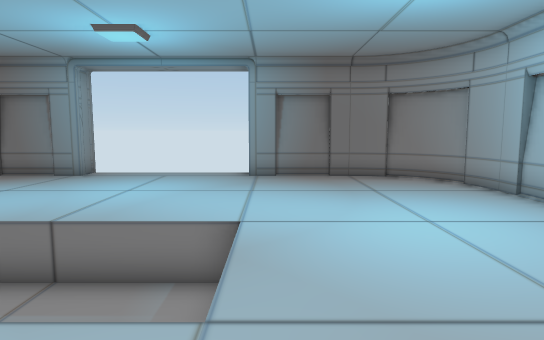
view 1 (above)

17 first-person views from a walk through a scene from a Unity 3-D project. The camera is 1.4 m above the floor, tilts 6° down and sees 75° across. Doors are open. The floor is counted in squares, 1 m on a side. Each view is taken from the middle of a square. On the plan, view 1 faces up. The plan holds only what a view shows up to about 15 squares ahead; the rest is blank. The player is left out. Some animated figures are left out.

view 2
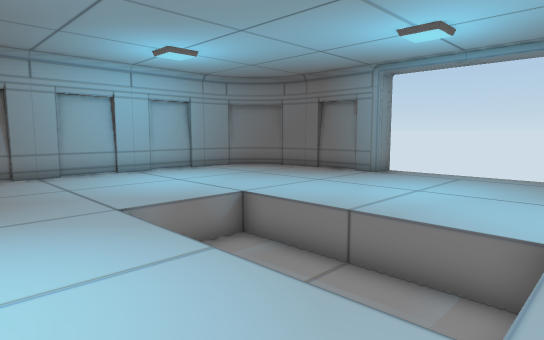

view 3
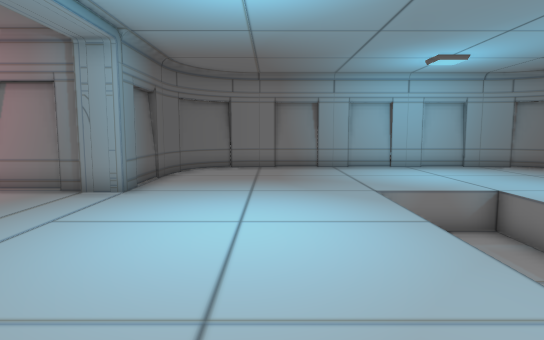

view 4
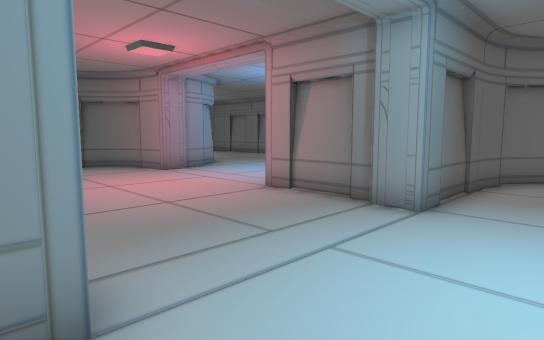

view 5
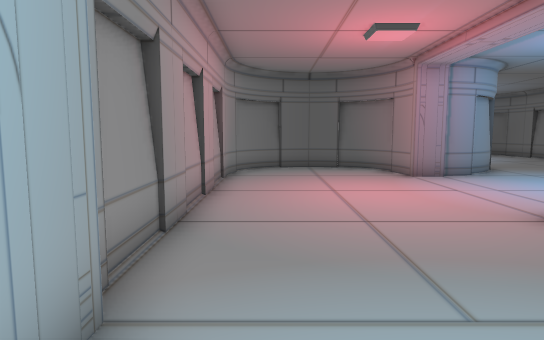

view 6
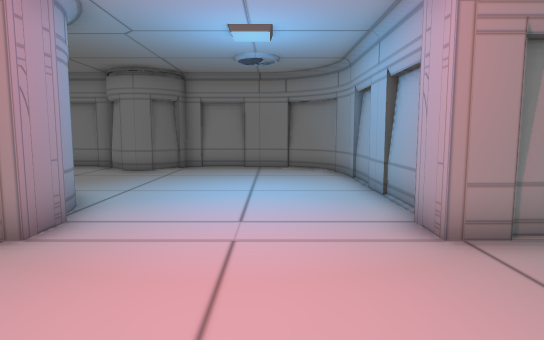

view 7
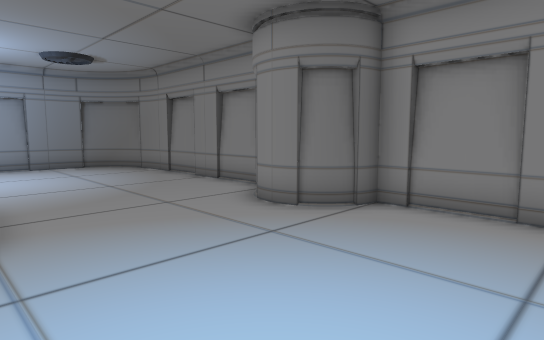

view 8
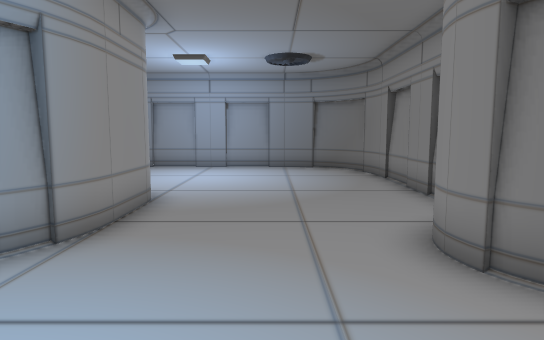

view 9
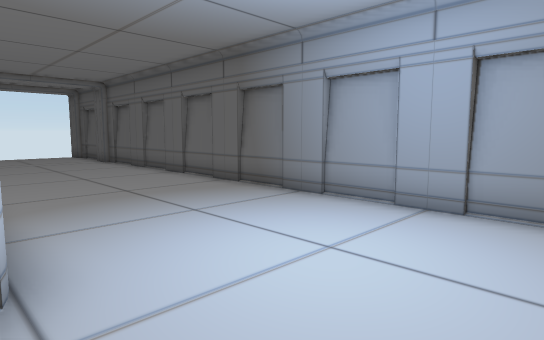

view 10
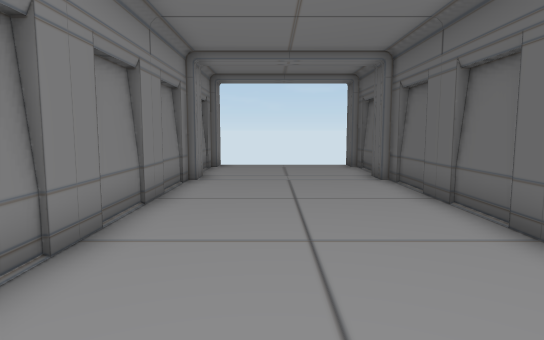

view 11
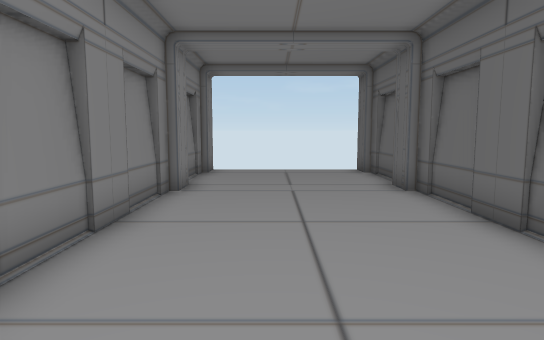

view 12
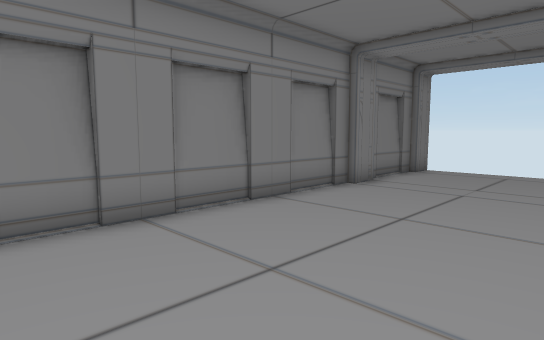

view 13
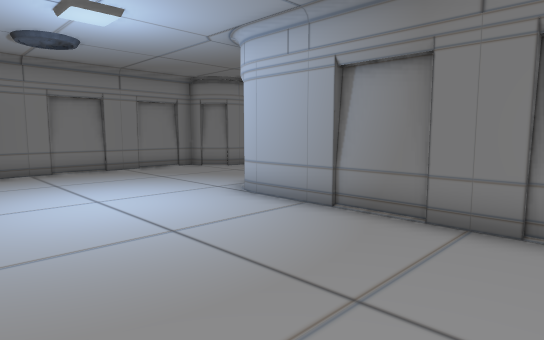

view 14
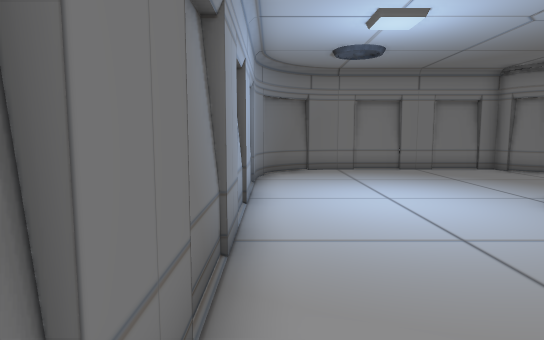

view 15
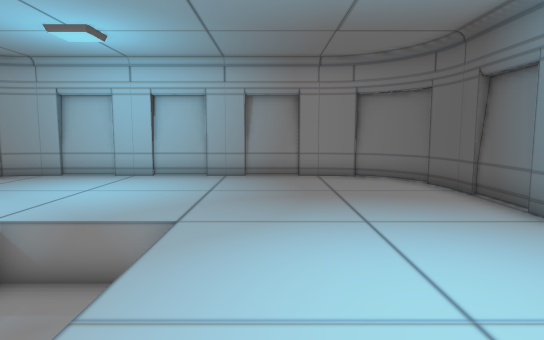

view 16
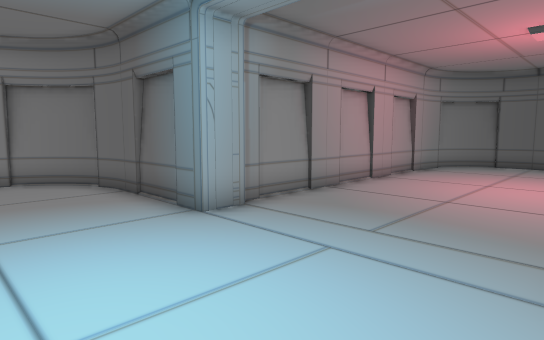

view 17
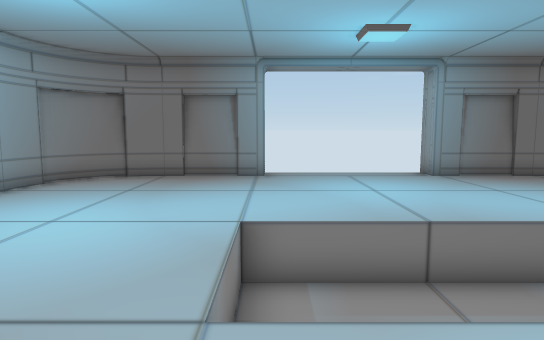

### Floor plan
Key: @ floor where view 1 was taken; # wall or solid block; . floor; D open door; v drop or lower ground.
Columns run from 17 left of view 1 to 10 right of it. Each row starts with its distance up from view 1.
 13                 #
 12       #####DDDDDD#####
 11      ##..............##
 10     ##................##
  9     #..................#
  8     #..................#
  7     #..................#
  6     #..................#
  5     #......vvvvvv......#
  4     #......vvvvvv......#
  3     #......     v......#
  2     #..................#
  1     #..................#
  0     #............@.....#
 -1     #..................#
 -2     ##................##
 -3      ##..............##
 -4       #####......#####
 -5           #......#
 -6           #......#
 -7   #########......#
 -8  ##..............#
 -9 ##...............#
-10 #................#
-11 #................#
-12 #................#
-13 #................#
-14 ##......###......#
-15 ###....## ##....##
-16 ##.....#   ##..##
-17 #......#    ####
-18 #......#
-19 #......#####################
-20 #.........................D
-21 #.........................D
-22 #.........................D
-23 #.........................D
-24 ##........................D
-25  ##.......................D#
-26   ##########################

Where each view was taken, in squares from view 1:
view 1: 0 up, 0 right, facing up
view 2: 0 up, 0 right, facing up-left
view 3: 0 up, 2 right, facing left
view 4: 1 down, 0 right, facing down-left
view 5: 2 down, 2 left, facing down
view 6: 10 down, 2 left, facing left
view 7: 10 down, 10 left, facing down-left
view 8: 11 down, 13 left, facing down
view 9: 19 down, 13 left, facing down-right
view 10: 22 down, 6 left, facing right
view 11: 22 down, 4 left, facing right
view 12: 25 down, 4 left, facing up-right
view 13: 25 down, 3 left, facing up-left
view 14: 25 down, 3 left, facing left
view 15: 1 up, 6 left, facing right
view 16: 0 up, 6 left, facing down-right
view 17: 0 up, 6 left, facing up
